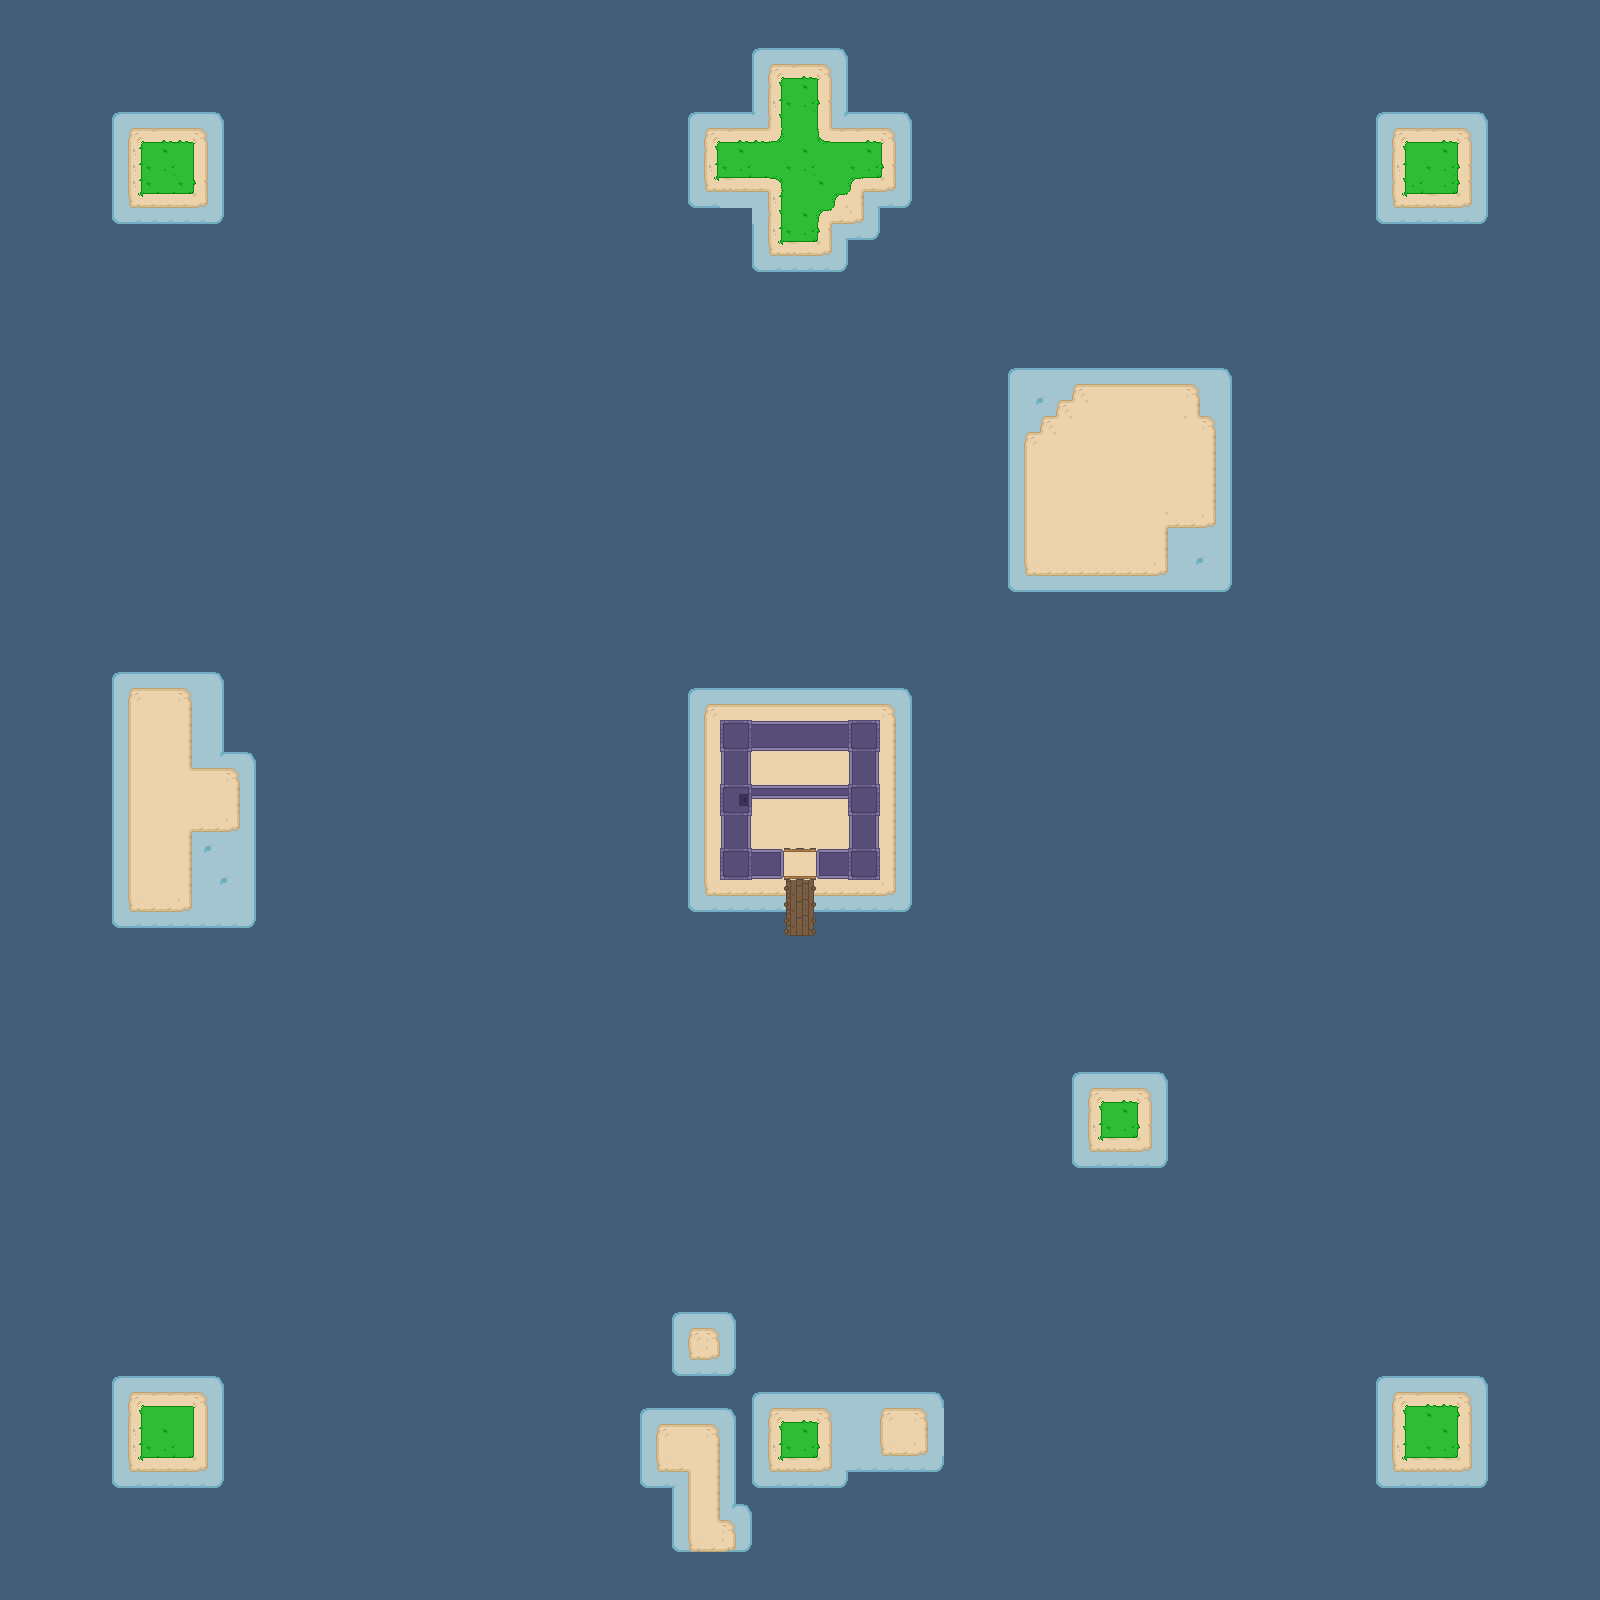

A 2D game scene composited from a Tiled map and its tileset images. What follows is a short description and the map's XML, with each tile layer's data collapsed to a summary:
An orthogonal 100x100 tile map with 16x16 px tiles, 5 tile layers (Sea, Shallow Sea, Islands, Fort, ...), 4 tilesets and 142 objects (4x Player).

<map version="1.10" tiledversion="1.11.0" orientation="orthogonal" renderorder="right-down" width="100" height="100" tilewidth="16" tileheight="16" infinite="0" nextlayerid="17" nextobjectid="282">
 <tileset firstgid="1" source="../tilesets/Water and Island tiles.tsx" />
 <tileset firstgid="217" source="../tilesets/Ships tiles.tsx" />
 <tileset firstgid="2107" source="../tilesets/Water+.tsx" />
 <tileset firstgid="2275" source="../tilesets/Fort Tiles.tsx" />
 <layer id="1" name="Sea" width="100" height="100" opacity="0.9">
  <data>[10000 cells, 10000 non-empty, 1 distinct tile ids]</data>
 </layer>
 <objectgroup id="15" name="Water">
  <object id="215" x="224" y="112" width="16" height="112" />
  <object id="216" x="96" y="96" width="144" height="16" />
  <object id="217" x="96" y="224" width="144" height="16" />
  <object id="218" x="96" y="112" width="16" height="112" />
  <object id="219" x="736" y="208" width="16" height="64" />
  <object id="220" x="688" y="208" width="48" height="16" />
  <object id="221" x="672" y="112" width="16" height="112" />
  <object id="222" x="672" y="96" width="80" height="16" />
  <object id="223" x="736" y="32" width="16" height="64" />
  <object id="224" x="752" y="32" width="112" height="16" />
  <object id="225" x="848" y="48" width="16" height="64" />
  <object id="226" x="864" y="96" width="64" height="16" />
  <object id="227" x="912" y="112" width="16" height="96" />
  <object id="228" x="880" y="208" width="48" height="16" />
  <object id="229" x="880" y="224" width="16" height="32" />
  <object id="230" x="848" y="240" width="32" height="16" />
  <object id="231" x="848" y="256" width="16" height="16" />
  <object id="232" x="736" y="272" width="128" height="16" />
  <object id="233" x="1360" y="112" width="16" height="112" />
  <object id="234" x="1488" y="112" width="16" height="112" />
  <object id="235" x="1360" y="224" width="144" height="16" />
  <object id="236" x="1360" y="96" width="144" height="16" />
  <object id="237" x="992" y="352" width="16" height="256" />
  <object id="238" x="1008" y="592" width="224" height="16" />
  <object id="239" x="1008" y="352" width="224" height="16" />
  <object id="240" x="1232" y="352" width="16" height="256" />
  <object id="241" x="256" y="736" width="16" height="208" />
  <object id="242" x="224" y="736" width="32" height="16" />
  <object id="243" x="224" y="656" width="16" height="80" />
  <object id="244" x="112" y="656" width="112" height="16" />
  <object id="245" x="96" y="656" width="16" height="288" />
  <object id="246" x="112" y="928" width="144" height="16" />
  <object id="247" x="672" y="672" width="256" height="16" />
  <object id="248" x="912" y="688" width="16" height="224" />
  <object id="249" x="672" y="688" width="16" height="224" />
  <object id="250" x="672" y="912" width="112" height="16" />
  <object id="251" x="816" y="912" width="112" height="16" />
  <object id="252" x="784" y="944" width="32" height="16" />
  <object id="253" x="816" y="928" width="16" height="32" />
  <object id="254" x="768" y="928" width="16" height="32" />
  <object id="255" x="1168" y="1072" width="16" height="96" />
  <object id="256" x="1056" y="1072" width="16" height="96" />
  <object id="257" x="1056" y="1056" width="128" height="16" />
  <object id="258" x="1056" y="1168" width="128" height="16" />
  <object id="259" x="96" y="1376" width="16" height="112" />
  <object id="260" x="224" y="1376" width="16" height="112" />
  <object id="261" x="96" y="1360" width="144" height="16" />
  <object id="262" x="96" y="1488" width="144" height="16" />
  <object id="263" x="672" y="1552" width="80" height="16" />
  <object id="264" x="640" y="1392" width="96" height="16" />
  <object id="265" x="736" y="1392" width="16" height="112" />
  <object id="266" x="752" y="1488" width="96" height="16" />
  <object id="267" x="848" y="1472" width="96" height="16" />
  <object id="268" x="944" y="1376" width="16" height="112" />
  <object id="269" x="752" y="1376" width="192" height="16" />
  <object id="270" x="656" y="1376" width="96" height="16" />
  <object id="271" x="656" y="1312" width="16" height="64" />
  <object id="272" x="736" y="1312" width="16" height="64" />
  <object id="273" x="656" y="1296" width="96" height="16" />
  <object id="274" x="624" y="1392" width="16" height="112" />
  <object id="275" x="640" y="1488" width="32" height="16" />
  <object id="276" x="656" y="1504" width="16" height="64" />
  <object id="277" x="752" y="1504" width="16" height="64" />
  <object id="278" x="1488" y="1376" width="16" height="112" />
  <object id="279" x="1360" y="1376" width="16" height="112" />
  <object id="280" x="1360" y="1360" width="144" height="16" />
  <object id="281" x="1360" y="1488" width="144" height="16" />
 </objectgroup>
 <layer id="6" name="Shallow Sea" width="100" height="100">
  <data>[10000 cells, 1025 non-empty, 13 distinct tile ids]</data>
 </layer>
 <layer id="2" name="Islands" width="100" height="100">
  <data>[10000 cells, 592 non-empty, 28 distinct tile ids]</data>
 </layer>
 <objectgroup id="16" name="Coast">
  <object id="57" x="192" y="176" width="16" height="16">
   <properties>
    <property name="side" value="right" />
    <property name="terrain" value="sand" />
   </properties>
  </object>
  <object id="61" x="176" y="192" width="16" height="16">
   <properties>
    <property name="side" value="bottom" />
    <property name="terrain" value="sand" />
   </properties>
  </object>
  <object id="140" x="160" y="192" width="16" height="16">
   <properties>
    <property name="side" value="bottom" />
    <property name="terrain" value="sand" />
   </properties>
  </object>
  <object id="141" x="144" y="192" width="16" height="16">
   <properties>
    <property name="side" value="bottom" />
    <property name="terrain" value="sand" />
   </properties>
  </object>
  <object id="143" x="128" y="192" width="16" height="16">
   <properties>
    <property name="side" value="bottomleft" />
    <property name="terrain" value="sand" />
   </properties>
  </object>
  <object id="144" x="128" y="176" width="16" height="16">
   <properties>
    <property name="side" value="left" />
    <property name="terrain" value="sand" />
   </properties>
  </object>
  <object id="145" x="128" y="160" width="16" height="16">
   <properties>
    <property name="side" value="left" />
    <property name="terrain" value="sand" />
   </properties>
  </object>
  <object id="146" x="128" y="144" width="16" height="16">
   <properties>
    <property name="side" value="left" />
    <property name="terrain" value="sand" />
   </properties>
  </object>
  <object id="75" x="176" y="128" width="16" height="16">
   <properties>
    <property name="side" value="top" />
    <property name="terrain" value="sand" />
   </properties>
  </object>
  <object id="138" x="160" y="128" width="16" height="16">
   <properties>
    <property name="side" value="top" />
    <property name="terrain" value="sand" />
   </properties>
  </object>
  <object id="139" x="144" y="128" width="16" height="16">
   <properties>
    <property name="side" value="top" />
    <property name="terrain" value="sand" />
   </properties>
  </object>
  </objectgroup>
 <layer id="9" name="Fort" width="100" height="100">
  <data>[10000 cells, 70 non-empty, 17 distinct tile ids]</data>
 </layer>
 <objectgroup id="10" name="Ships">
  <!-- 4 objects omitted --></objectgroup>
 <layer id="7" name="Docks" width="100" height="100">
  <data>[10000 cells, 8 non-empty, 4 distinct tile ids]</data>
 </layer>
</map>
<!-- 64 of 142 objects omitted -->
